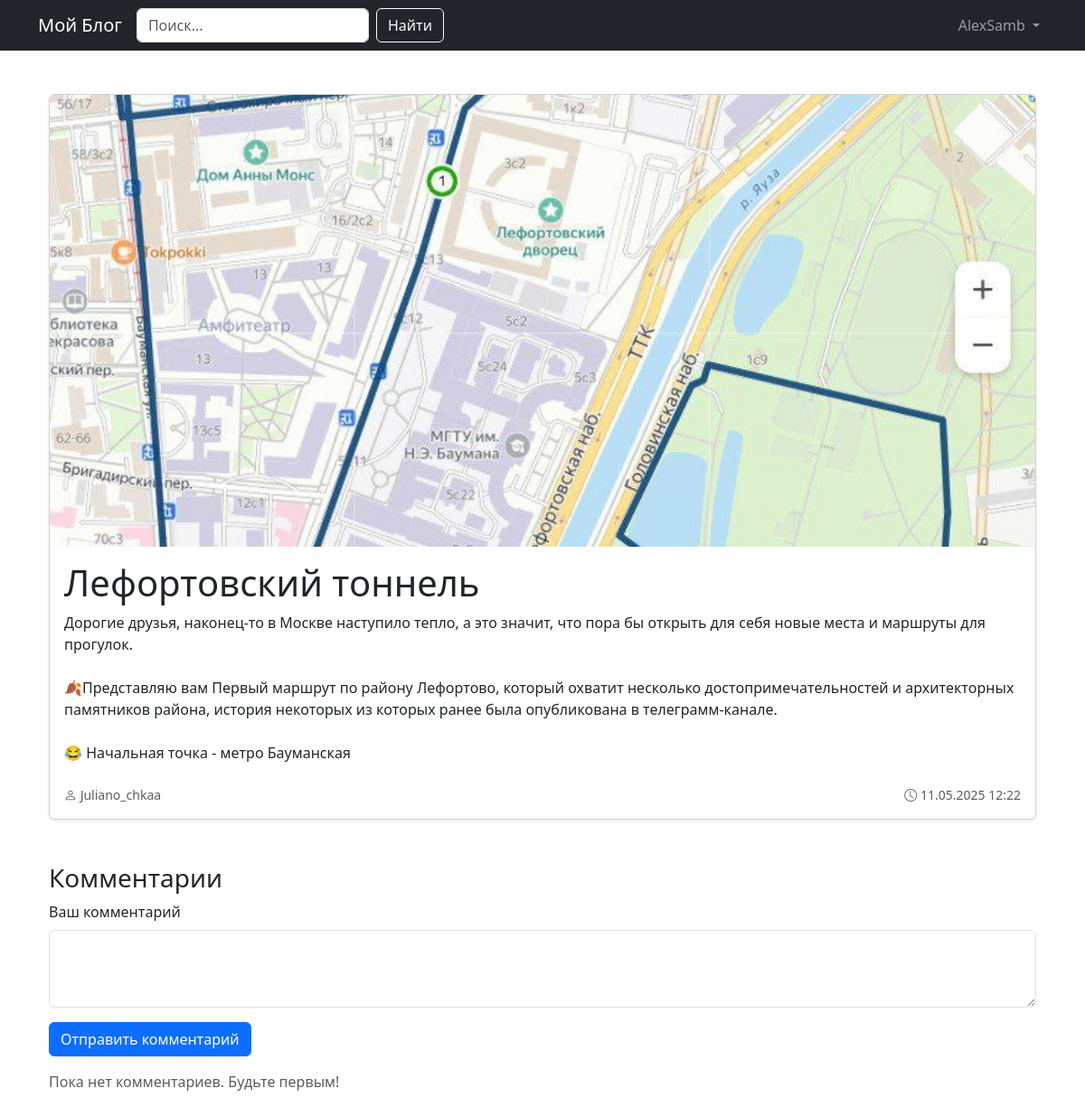
Page /post/6 (signed in) on the committed database.
### app.py (models this page shows, shortened)
class User(UserMixin, db.Model):
    id = db.Column(db.Integer, primary_key=True)
    username = db.Column(db.String(50), unique=True, nullable=False)
    password_hash = db.Column(db.String(128))
    posts = db.relationship('Post', backref='author', lazy=True)
    avatar_filename = db.Column(db.String(255))
    @property
    def password(self):
        raise AttributeError('Пароль не доступен для чтения')

class Post(db.Model):
    id = db.Column(db.Integer, primary_key=True)
    title = db.Column(db.String(100), nullable=False)
    content = db.Column(db.Text, nullable=False)
    image_filename = db.Column(db.String(255))
    user_id = db.Column(db.Integer, db.ForeignKey('user.id'), nullable=False)
    created_at = db.Column(db.DateTime, default=datetime.utcnow)
    summary = db.Column(db.Text)

### app.py (the view, shortened to what this page needs)
@app.route('/post/<int:post_id>', methods=['GET', 'POST'])
def view_post(post_id):
    post = Post.query.get_or_404(post_id)
    comment_form = CommentForm()
    return render_template('post.html', post=post, comment_form=comment_form)

### app.py
class CommentForm(FlaskForm):
    content = TextAreaField('Ваш комментарий', validators=[DataRequired(), Length(max=500)])
    submit = SubmitField('Отправить')

### app.py (called while the page is built)
@login_manager.user_loader
def load_user(user_id):
    return db.session.get(User, int(user_id))

### templates/post.html (shortened to what this page needs)
{% extends "base.html" %}
{% block content %}
<div class="container mt-5">
    <div class="card shadow-sm mb-4">
        {% if post.image_filename %}
            <img src="{{ url_for('static', filename='uploads/' + post.image_filename) }}"
                 alt="Изображение поста" class="card-img-top rounded-top" style="max-height: 500px; object-fit: cover;">
        {% endif %}
        <div class="card-body">
            <h1 class="card-title">{{ post.title }}</h1>
            <p class="card-text" style="white-space: pre-line;">{{ post.content }}</p>
            <div class="d-flex justify-content-between align-items-center text-muted mt-4">
                <small>
                    <i class="bi bi-person"></i> {{ post.author.username }}
                </small>
                <small>
                    <i class="bi bi-clock"></i> {{ post.created_at.strftime('%d.%m.%Y %H:%M') }}
                </small>
            </div>
        </div>
    </div>
    <div class="mt-5">
        <h3>Комментарии</h3>
        {% if current_user.is_authenticated %}
            <form method="POST">
                <div class="mb-3">
                    {{ comment_form.content.label(class="form-label") }}
                    {{ comment_form.content(class="form-control", rows=3) }}
                </div>
                <button type="submit" class="btn btn-primary">Отправить комментарий</button>
            </form>
        {% else %}
            <p class="text-muted">Войдите, чтобы оставлять комментарии.</p>
        {% endif %}
        {% if post.comments %}
            <hr>
            {% for comment in post.comments %}
                <div class="card mb-3">
                    <div class="card-body">
                        <h6 class="card-subtitle mb-2 text-muted d-flex justify-content-between">
                            <span><strong>{{ comment.author.username }}</strong></span>
                            <small>{{ comment.created_at.strftime('%d.%m.%Y %H:%M') }}</small>
                        </h6>
                        <p class="card-text">{{ comment.content }}</p>
                    </div>
                </div>
            {% endfor %}
        {% else %}
            <p class="text-muted mt-3">Пока нет комментариев. Будьте первым!</p>
        {% endif %}
    </div>
</div>
{% endblock %}

### templates/base.html (shortened to what this page needs)
<!DOCTYPE html>
<html lang="ru">
<head>
    <link rel="stylesheet" href="https://cdn.jsdelivr.net/npm/bootstrap-icons@1.8.0/font/bootstrap-icons.css">
    <link href="https://cdn.jsdelivr.net/npm/bootstrap@5.3.0/dist/css/bootstrap.min.css" rel="stylesheet">
</head>
<body>
    <nav class="navbar navbar-expand-lg navbar-dark bg-dark">
        <div class="container">
            <a class="navbar-brand" href="{{ url_for('index') }}">Мой Блог</a>
            <div class="collapse navbar-collapse" id="navbarNav">
                <form class="d-flex me-3" action="{{ url_for('search') }}" method="GET">
                    <input class="form-control me-2" type="search" name="q" placeholder="Поиск..." aria-label="Поиск">
                    <button class="btn btn-outline-light" type="submit">Найти</button>
                </form>
                <ul class="navbar-nav ms-auto">
                    {% if current_user.is_authenticated %}
                        <li class="nav-item dropdown">
                            <a class="nav-link dropdown-toggle" href="#" role="button" data-bs-toggle="dropdown" aria-expanded="false">
                                {{ current_user.username }}
                            </a>
                        </li>
                    {% endif %}
                </ul>
            </div>
        </div>
    </nav>
    <div class="container mt-4">
        {% block content %}{% endblock %}
    </div>
</body>
</html>

### rows in the picture
User: username "AlexSamb"
Post: image_filename (picture), title "Лефортовский тоннель", content "Дорогие друзья, наконец-то в Москве наступило тепло, а это значит, что пора бы открыть для себя новые места и маршруты для прогулок. 🍂Представляю вам Первый маршрут по району Лефортово, который охватит несколько достопримечательностей и архитекторных памятников района, история некоторых из которых ранее была опубликована в телеграмм-канале. 😂 Начальная точка - метро Бауманская", created_at "11.05.2025 12:22"
User: author.username "Juliano_chkaa"

### other values in the picture
{{ comment_form.content.label(class="form-label") }} "Ваш комментарий"
